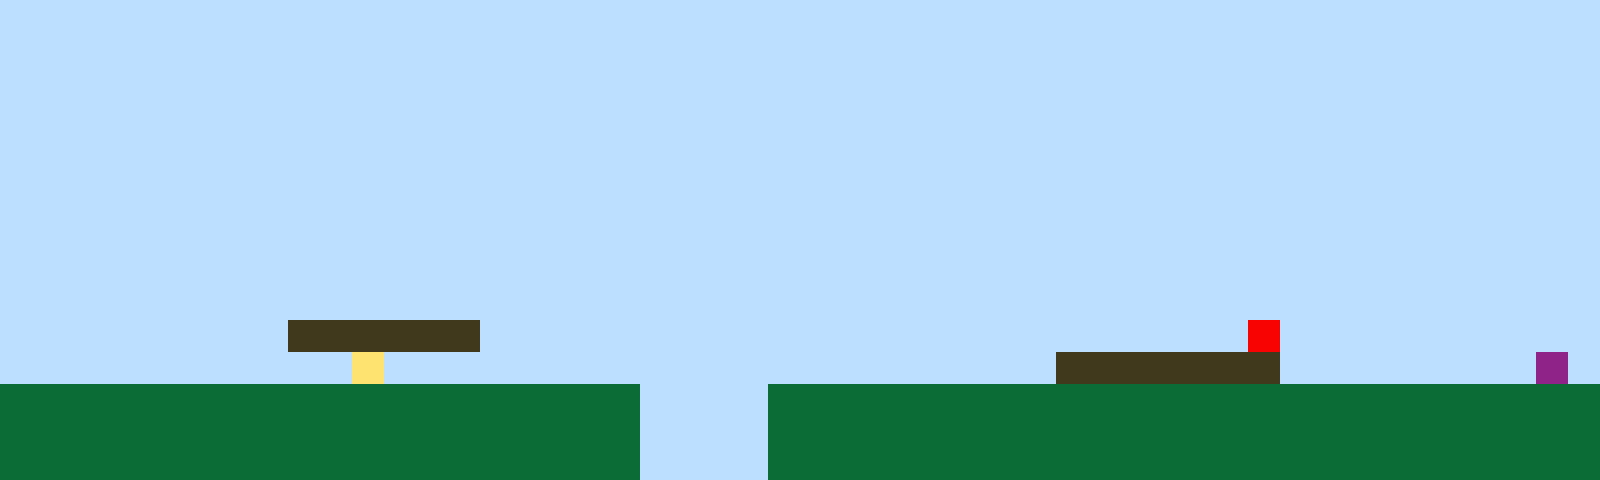

A 2D game scene composited from a Tiled map and its tileset images. What follows is a short description and the map's XML, with every tile layer's data as written:
An orthogonal 50x15 tile map with 32x32 px tiles, 1 tile layer (Tile Layer 1).

<map version="1.10" tiledversion="1.11.2" orientation="orthogonal" renderorder="right-up" width="50" height="15" tilewidth="32" tileheight="32" infinite="0" nextlayerid="2" nextobjectid="1"><editorsettings><export target="map1.csv" format="csv" /></editorsettings><tileset firstgid="1" name="sprites" tilewidth="32" tileheight="32" tilecount="6" columns="3"><image source="sprites.png" width="96" height="64" /></tileset><layer id="1" name="Tile Layer 1" width="50" height="15"><data encoding="csv">1,1,1,1,1,1,1,1,1,1,1,1,1,1,1,1,1,1,1,1,1,1,1,1,1,1,1,1,1,1,1,1,1,1,1,1,1,1,1,1,1,1,1,1,1,1,1,1,1,1,1,1,1,1,1,1,1,1,1,1,1,1,1,1,1,1,1,1,1,1,1,1,1,1,1,1,1,1,1,1,1,1,1,1,1,1,1,1,1,1,1,1,1,1,1,1,1,1,1,1,1,1,1,1,1,1,1,1,1,1,1,1,1,1,1,1,1,1,1,1,1,1,1,1,1,1,1,1,1,1,1,1,1,1,1,1,1,1,1,1,1,1,1,1,1,1,1,1,1,1,1,1,1,1,1,1,1,1,1,1,1,1,1,1,1,1,1,1,1,1,1,1,1,1,1,1,1,1,1,1,1,1,1,1,1,1,1,1,1,1,1,1,1,1,1,1,1,1,1,1,1,1,1,1,1,1,1,1,1,1,1,1,1,1,1,1,1,1,1,1,1,1,1,1,1,1,1,1,1,1,1,1,1,1,1,1,1,1,1,1,1,1,1,1,1,1,1,1,1,1,1,1,1,1,1,1,1,1,1,1,1,1,1,1,1,1,1,1,1,1,1,1,1,1,1,1,1,1,1,1,1,1,1,1,1,1,1,1,1,1,1,1,1,1,1,1,1,1,1,1,1,1,1,1,1,1,1,1,1,1,1,1,1,1,1,1,1,1,1,1,1,1,1,1,1,1,1,1,1,1,1,1,1,1,1,1,1,1,1,1,1,1,1,1,1,1,1,1,1,1,1,1,1,1,1,1,1,1,1,1,1,1,1,1,1,1,1,1,1,1,1,1,1,1,1,1,1,1,1,1,1,1,1,1,1,1,1,1,1,1,1,1,1,1,1,1,1,1,1,1,1,1,1,1,1,1,1,1,1,1,1,1,1,1,1,1,1,1,1,1,1,1,1,1,1,1,1,1,1,1,1,1,1,1,1,1,1,1,1,1,1,1,1,1,1,1,1,1,1,1,1,1,1,1,1,1,1,1,1,1,1,1,1,1,1,1,1,1,1,1,1,1,1,1,1,1,1,1,1,1,1,1,1,1,1,1,1,1,1,1,1,1,1,1,1,1,1,1,1,1,1,1,1,1,1,1,1,1,1,3,3,3,3,3,3,1,1,1,1,1,1,1,1,1,1,1,1,1,1,1,1,1,1,1,1,1,1,1,1,5,1,1,1,1,1,1,1,1,1,1,1,1,1,1,1,1,1,1,1,1,1,4,1,1,1,1,1,1,1,1,1,1,1,1,1,1,1,1,1,1,1,1,1,3,3,3,3,3,3,3,1,1,1,1,1,1,1,1,6,1,2,2,2,2,2,2,2,2,2,2,2,2,2,2,2,2,2,2,2,2,1,1,1,1,2,2,2,2,2,2,2,2,2,2,2,2,2,2,2,2,2,2,2,2,2,2,2,2,2,2,2,2,2,2,2,2,2,2,2,2,2,2,2,2,2,2,2,2,2,2,1,1,1,1,2,2,2,2,2,2,2,2,2,2,2,2,2,2,2,2,2,2,2,2,2,2,2,2,2,2,2,2,2,2,2,2,2,2,2,2,2,2,2,2,2,2,2,2,2,2,1,1,1,1,2,2,2,2,2,2,2,2,2,2,2,2,2,2,2,2,2,2,2,2,2,2,2,2,2,2</data></layer></map>
